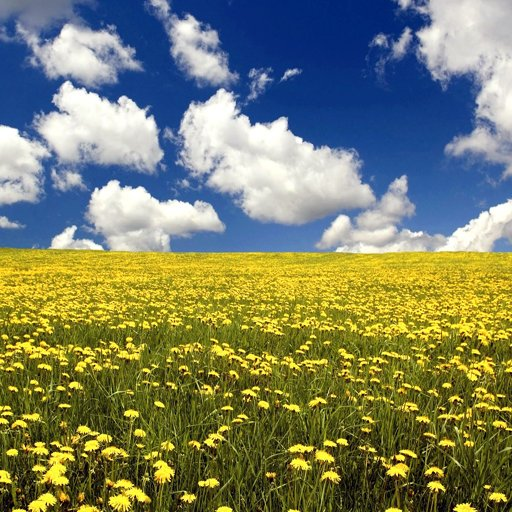
#> input picture images/image.png, 512 x 512 px, found by its file name
$ python draft.py
#> lines starting #> are read from the running program, lines starting #| are printed output that depends on the picture; long printed decimals are rounded
import numpy as np
import cv2
import matplotlib.pyplot as plt

def get_dct_image(img):
    f = cv2.dct(img.astype(np.float32))
    return f

def get_idct_image(f):
    img = cv2.idct(f.astype(np.float32))
    return img

def mse(ori, rec):
    rows, cols = ori.shape
    return 1/(rows*cols)*(np.sum((ori - rec)**2))

if __name__ == "__main__":
    # Origin
    img = cv2.imread("images/image.png", 0)
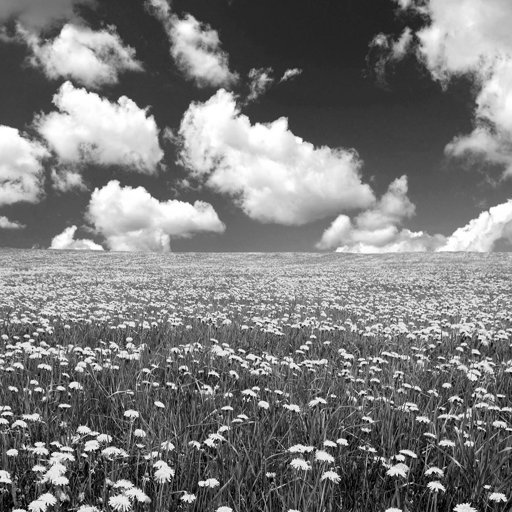
#> img: shape (512, 512); min 0, max 255, mean 124.2
    # print(img)
    # print("---------------")

    # DCT
    f = get_dct_image(img)
    # print(f.astype(np.int16))
    # print("---------------")

    # Cutting
    block_1 = f[:256, :256]; block_2 = f[256:384, 256:384]
#> after `block_1 = f[:256, :256]`:
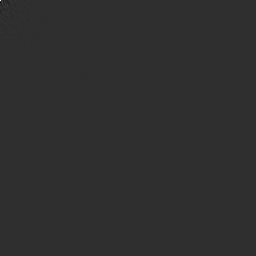
#> block_1: shape (256, 256) float32; min -14384.9, max 63614.7, mean 0.9; drawn with min black and max white
#> after `block_2 = f[256:384, 256:384]`:
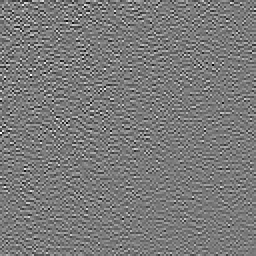
#> block_2: shape (128, 128) float32 (shown 2 times larger); min -54.18, max 58.74, mean 0; drawn with min black and max white

    # Rebuild
    f_new = np.zeros(img.shape)
    f_new[:256,:256] = block_1
    f_new[256:384, 256:384] = block_2
#> f_new: shape (512, 512) float64; min -14384.9, max 63614.7, mean 0.2
    # print(f_new.astype(np.int16))
    # print("---------------")

    # IDCT
    rec = get_idct_image(f_new)
#> in get_idct_image, `img = cv2.idct(f.astype(np.float32))`:
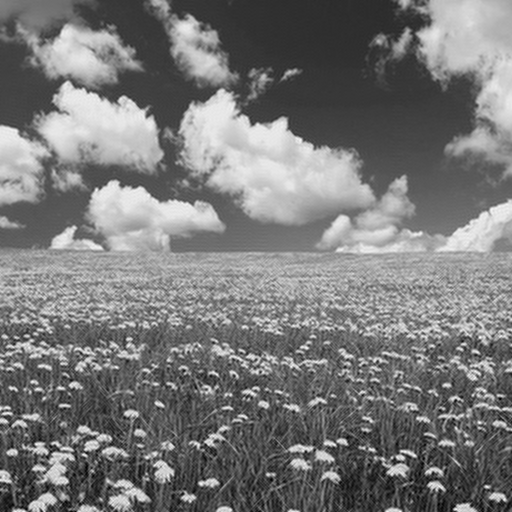
#> img: shape (512, 512) float32; min -18.57, max 282.4, mean 124.2; drawn with min black and max white
    # print(rec)
    # print("---------------")

    # TYPE2
    f_news = np.zeros(img.shape)
    f_news[:256,:256] = block_1
    # print(f_news)
    # print("---------------")

    rec2 = get_idct_image(f_news)
    # print(rec2)
    # print("---------------")

    # Different
    print("Type 1: " + str(mse(img, rec)))
#| Type 1: 183.722
    print("Type 2: " + str(mse(img, rec2)))
#| Type 2: 195.103
    print("---------------")


    plt.subplot(321); plt.imshow(img, cmap="gray")
    plt.subplot(322); plt.imshow(f.astype(np.int16), cmap="gray")
    plt.subplot(323); plt.imshow(f_new.astype(np.int16), cmap="gray")
    plt.subplot(324); plt.imshow(rec, cmap="gray")
    plt.subplot(325); plt.imshow(f_news.astype(np.int16), cmap="gray")
    plt.subplot(326); plt.imshow(rec2, cmap="gray")
    plt.show()
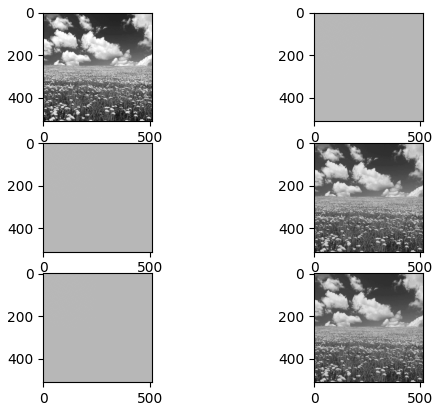
#> figure drawn by matplotlib, 6 panels

$ run again, with images/img.jpg saved as images/image.png
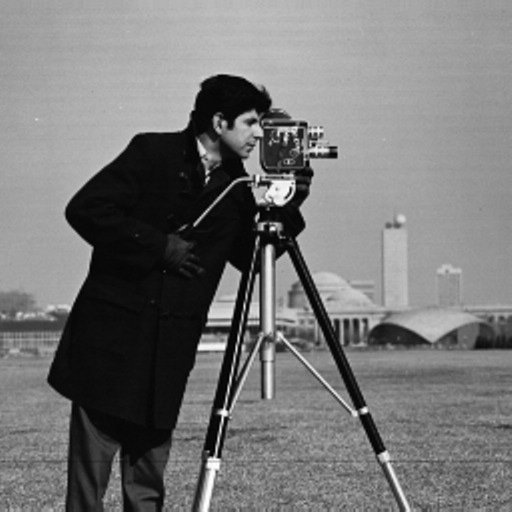
#> input picture images/img.jpg, 512 x 512 px, found by its file name
#> img is the input picture: shape (512, 512); min 0, max 255, mean 118.4
#> `block_2 = f[256:384, 256:384]`:
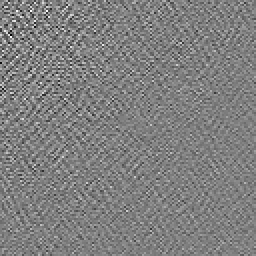
#> block_2: shape (128, 128) float32 (shown 2 times larger); min -9.14, max 9.1, mean 0.000673; drawn with min black and max white
#| Type 1: 8.760
#| Type 2: 8.951
